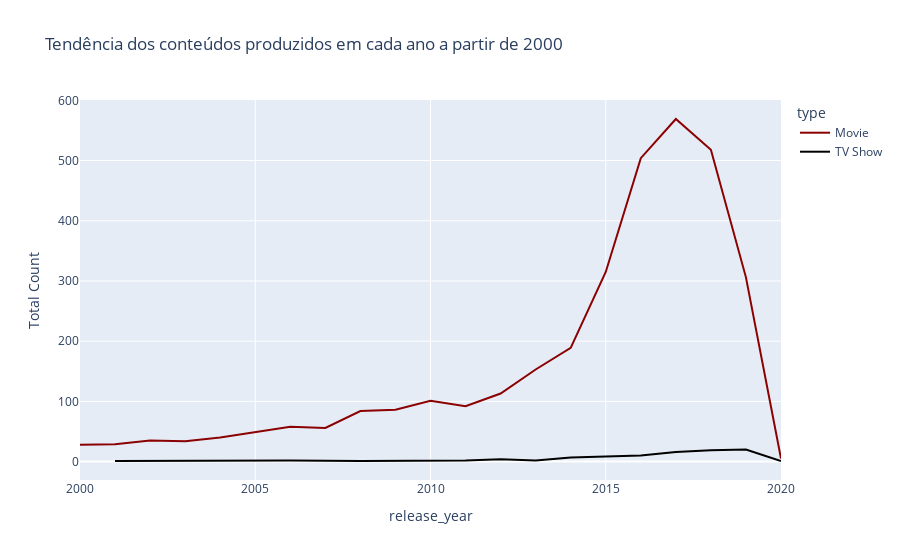

Notebook source saved alongside this figure:
### Markdown cell above
**Filmes e series produzidas a partir dos anos 2000**

### Code cell
import plotly.express as px 
producao = netflix_dados[["release_year", "type"]]

producao = producao[producao['release_year']>=2000]
producao = producao.groupby(['release_year', 'type']).size().reset_index(name='Total Count')

graph = px.line(producao, x = "release_year", y="Total Count", color = "type", color_discrete_sequence=["darkred", "black"], title = ("Tendência dos conteúdos produzidos em cada ano a partir de 2000"))
graph.show()

### Figure 1 — Plotly figure (JSON) as saved in the notebook; plotly's stock layout.template omitted (floating-point values rounded to 4 significant figures)
{"data": [{"hovertemplate": "type=Movie<br>release_year=%{x}<br>Total Count=%{y}<extra></extra>", "legendgroup": "Movie", "line": {"color": "darkred", "dash": "solid"}, "marker": {"symbol": "circle"}, "mode": "lines", "name": "Movie", "orientation": "v", "showlegend": true, "type": "scatter", "x": [2000, 2001, 2002, 2003, 2004, 2005, 2006, 2007, 2008, 2009, 2010, 2011, 2012, 2013, 2014, 2015, 2016, 2017, 2018, 2019, 2020], "xaxis": "x", "y": [28, 29, 35, 34, 40, 49, 58, 56, 84, 86, 101, 92, 113, 153, 189, 315, 504, 569, 518, 306, 5], "yaxis": "y"}, {"hovertemplate": "type=TV Show<br>release_year=%{x}<br>Total Count=%{y}<extra></extra>", "legendgroup": "TV Show", "line": {"color": "black", "dash": "solid"}, "marker": {"symbol": "circle"}, "mode": "lines", "name": "TV Show", "orientation": "v", "showlegend": true, "type": "scatter", "x": [2001, 2006, 2008, 2010, 2011, 2012, 2013, 2014, 2015, 2016, 2017, 2018, 2019, 2020], "xaxis": "x", "y": [1, 2, 1, 1, 2, 4, 2, 7, 9, 10, 16, 19, 20, 1], "yaxis": "y"}], "layout": {"legend": {"title": {"text": "type"}, "tracegroupgap": 0}, "title": {"text": "Tendência dos conteúdos produzidos em cada ano a partir de 2000"}, "xaxis": {"anchor": "y", "domain": [0, 1], "title": {"text": "release_year"}}, "yaxis": {"anchor": "x", "domain": [0, 1], "title": {"text": "Total Count"}}}}
